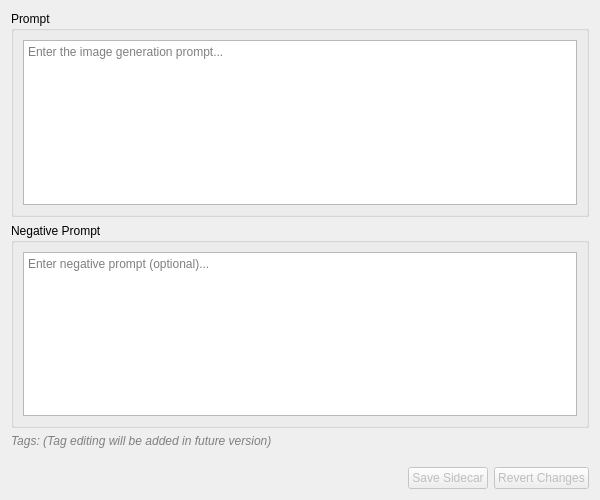
<?xml version="1.0" encoding="UTF-8"?>
<ui version="4.0">
 <class>EditorPanel</class>
 <widget class="QWidget" name="EditorPanel">
  <property name="geometry">
   <rect>
    <x>0</x>
    <y>0</y>
    <width>600</width>
    <height>500</height>
   </rect>
  </property>
  <property name="windowTitle">
   <string>Editor Panel</string>
  </property>
  <layout class="QVBoxLayout" name="verticalLayout">
   <item>
    <widget class="QGroupBox" name="grpPrompt">
     <property name="title">
      <string>Prompt</string>
     </property>
     <layout class="QVBoxLayout" name="verticalLayout_2">
      <item>
       <widget class="QTextEdit" name="txtPrompt">
        <property name="placeholderText">
         <string>Enter the image generation prompt...</string>
        </property>
        <property name="minimumHeight">
         <number>150</number>
        </property>
       </widget>
      </item>
     </layout>
    </widget>
   </item>
   <item>
    <widget class="QGroupBox" name="grpNegativePrompt">
     <property name="title">
      <string>Negative Prompt</string>
     </property>
     <layout class="QVBoxLayout" name="verticalLayout_3">
      <item>
       <widget class="QTextEdit" name="txtNegativePrompt">
        <property name="placeholderText">
         <string>Enter negative prompt (optional)...</string>
        </property>
        <property name="minimumHeight">
         <number>100</number>
        </property>
       </widget>
      </item>
     </layout>
    </widget>
   </item>
   <item>
    <widget class="QLabel" name="lblTags">
     <property name="text">
      <string>Tags: (Tag editing will be added in future version)</string>
     </property>
     <property name="styleSheet">
      <string>color: gray; font-style: italic;</string>
     </property>
    </widget>
   </item>
   <item>
    <spacer name="verticalSpacer">
     <property name="orientation">
      <enum>Qt::Vertical</enum>
     </property>
     <property name="sizeHint" stdset="0">
      <size>
       <width>20</width>
       <height>40</height>
      </size>
     </property>
    </spacer>
   </item>
   <item>
    <layout class="QHBoxLayout" name="buttonBar">
     <item>
      <spacer name="horizontalSpacer">
       <property name="orientation">
        <enum>Qt::Horizontal</enum>
       </property>
       <property name="sizeHint" stdset="0">
        <size>
         <width>40</width>
         <height>20</height>
        </size>
       </property>
      </spacer>
     </item>
     <item>
      <widget class="QPushButton" name="btnSave">
       <property name="text">
        <string>Save Sidecar</string>
       </property>
       <property name="enabled">
        <bool>false</bool>
       </property>
      </widget>
     </item>
     <item>
      <widget class="QPushButton" name="btnRevert">
       <property name="text">
        <string>Revert Changes</string>
       </property>
       <property name="enabled">
        <bool>false</bool>
       </property>
      </widget>
     </item>
    </layout>
   </item>
  </layout>
 </widget>
 <resources/>
 <connections/>
</ui>
